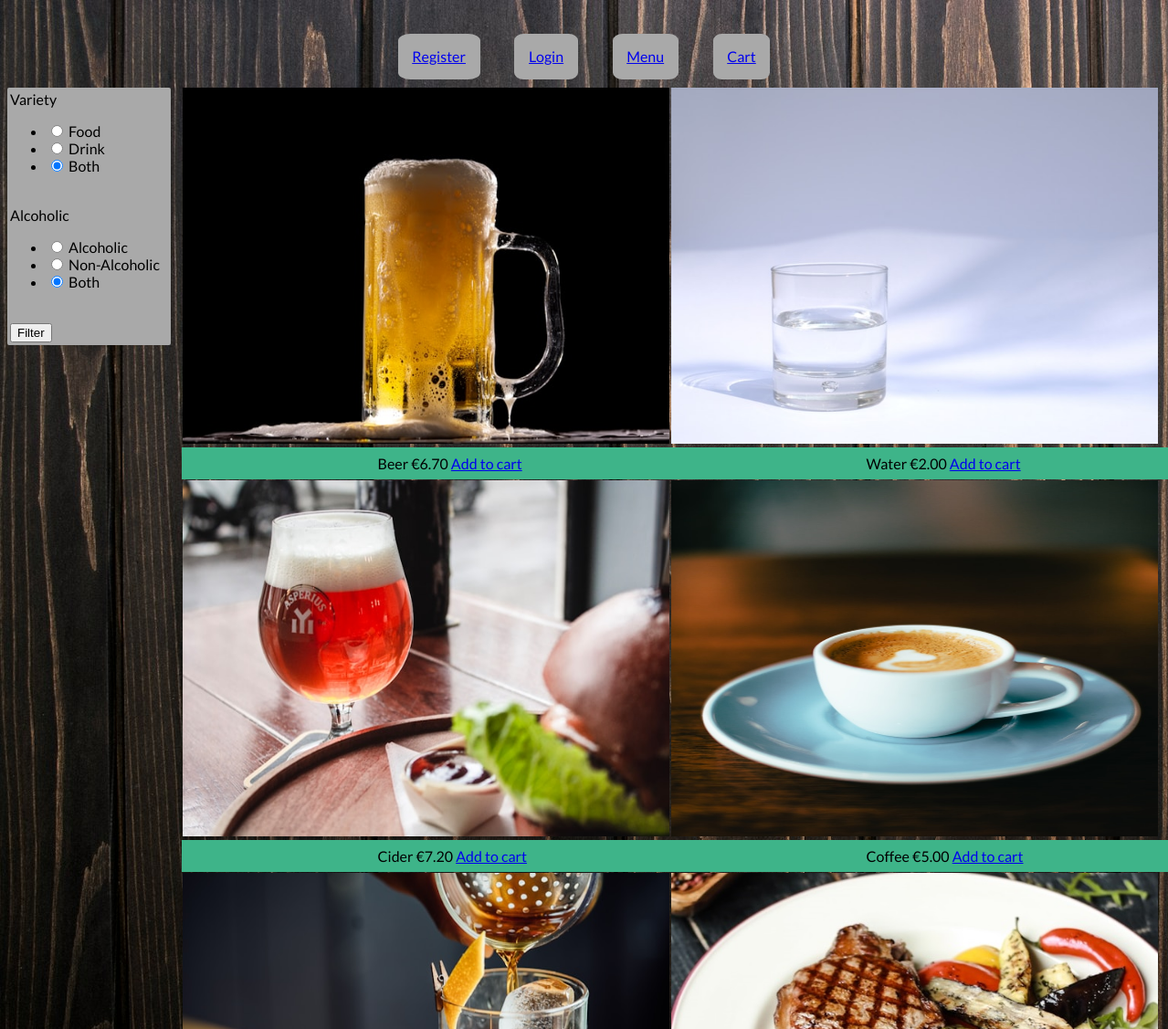
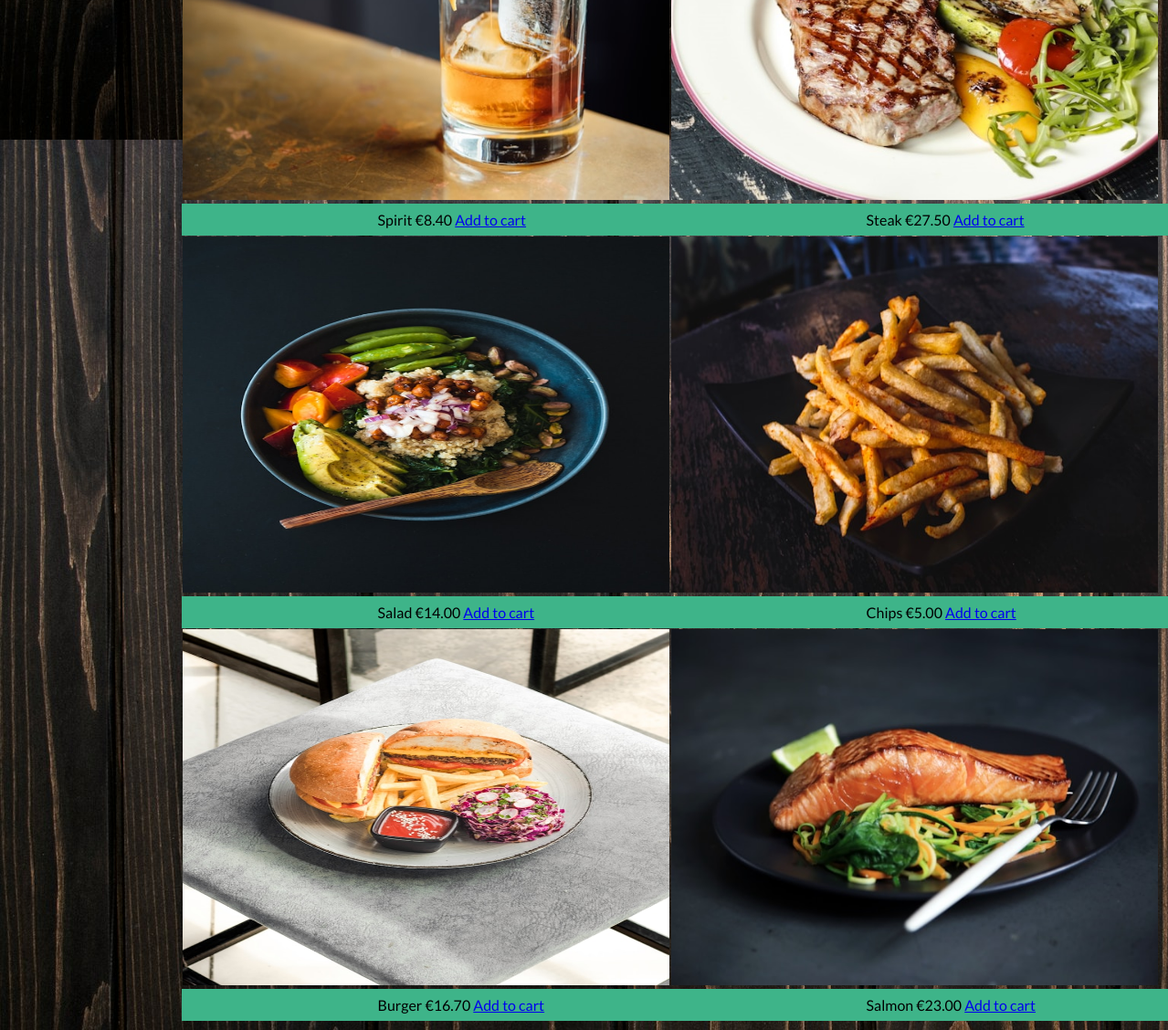
The page /menu on the database its author committed (2 pictures, top to bottom).
### tables this page shows
CREATE TABLE menu
(
    item_id INTEGER PRIMARY KEY AUTOINCREMENT,
    name TEXT NOT NULL,
    price TEXT NOT NULL,
    alcoholic TEXT NOT NULL,
    type TEXT NOT NULL,
    picture TEXT DEFAULT 'Default.jpeg'
);

### app.py (the view)
@app.route('/menu' , methods=['GET', 'POST'])
def menu():
    form = FilterForm()
    db = get_db()
    variety = form.variety.data
    alcoholic = form.alcoholic.data
    if form.validate_on_submit():
        if alcoholic == 'Both' and variety == 'Both':
            menu = db.execute('''SELECT * FROM menu''').fetchall()
        elif alcoholic == 'Both':
            menu = db.execute('''
                            SELECT * FROM menu
                            WHERE type = ?;''', (variety,)).fetchall()
        elif alcoholic == 'Alcoholic':
            if variety == 'Both':
                menu = db.execute('''
                                SELECT * FROM menu
                                WHERE alcoholic = ?;''', (alcoholic,)).fetchall()
            else:
                 menu = db.execute('''
                                SELECT * FROM menu
                                WHERE type = ?
                                AND alcoholic = ?;''', (variety, alcoholic)).fetchall()
        else:
            if variety == 'Both':
                menu = db.execute('''
                                SELECT * FROM menu
                                WHERE alcoholic = ?;''', (alcoholic,)).fetchall()
            else:
                 menu = db.execute('''
                                SELECT * FROM menu
                                WHERE type = ?
                                AND alcoholic = ?;''', (variety, alcoholic)).fetchall()
    else:
        menu = db.execute('''SELECT * FROM menu''').fetchall()
    return render_template('menu.html', menu=menu, form=form, title='Menu', stylesheet=url_for('static', filename='menu_stylesheet.css'))

### forms.py
class FilterForm(FlaskForm):
    variety = RadioField(choices=['Food', 'Drink', 'Both'],
                         default='Both')
    alcoholic = RadioField(choices=['Alcoholic', 'Non-Alcoholic', 'Both'],
                           default='Both')
    submit = SubmitField('Filter')

### app.py (called while the page is built)
@app.before_request
def load_logged_in_user():
    g.user = session.get('user_id', None)
    g.admin = session.get('admin', None)

### database.py (called while the page is built)
def get_db():
    if "db" not in g:
        g.db = sqlite3.connect(DATABASE,
            detect_types=sqlite3.PARSE_DECLTYPES
        )
        g.db.row_factory = sqlite3.Row
    return g.db

### templates/menu.html (shortened to what this page needs)
{% extends 'base.html' %}
{% block main_content %}
    <section id="menu">
        <table>
            {% for item in menu %}
                <tr>
                    <td>
                        <img src="{{ url_for('static', filename=item['picture'])}}"/>
                    </td>
                    <td class="data">
                        <p>{{ item['name'] }}    €{{ item['price'] }}    <a href="{{ url_for('add_to_cart', item_id=item['item_id'] ) }}">Add to cart</a></p>
                    </td>
                </tr>
                {% endfor %}
        </table>
    </section>
    <section id="Filter">
        <form action="" method="POST">
            {{ form.variety.label }}
            {{ form.variety() }}
            <br />
            {{ form.alcoholic.label }}
            {{ form.alcoholic() }}
            <br />
            {{ form.submit() }}
        </form>
    </section>
{% endblock %}

### templates/base.html (shortened to what this page needs)
<!DOCTYPE html>
<html>
    <head>
        <link rel="stylesheet" href="{{ stylesheet }}">
        <link rel="stylesheet" href="{{ url_for('static', filename='base.css') }}" />
    </head>
    <body>
        <header>
            <nav>
            {% if g.user %}
                <p><a href="{{ url_for('logout') }}">Logout</a></p>
            {% else %}
                <p><a href="{{ url_for('register') }}">Register</a></p>
                <p><a href="{{ url_for('login') }}">Login</a> </p>
            {% endif %}
            <p><a href="{{ url_for('menu') }}">Menu</a></p>
            <p><a href="{{ url_for('cart') }}">Cart</a></p>
            </nav>
        </header>
        {% block main_content %}
        {% endblock %}
    </body>
</html>

### static/menu_stylesheet.css (style rules this page uses)
body { display: grid; grid-template-columns: 1fr 6fr; grid-template-rows: 59px 10fr; grid-template-areas: "top top" "bottomLeft bottomRight "; grid-column-gap: 10px; grid-row-gap: 10px; margin-top: 24px; }
tr { width: 50%; }
td { display: block; }
.data { width: 580px; padding: 1.5% 0%; background-color: #3EB489; }
.data p { margin: 0% 37%; white-space: nowrap; }
img { max-width: 100%; width: 580px; height: 390px; margin: 0%; }
header { grid-area: top; }
#Filter { grid-area: bottomLeft; }
#menu { grid-area: bottomRight; }
form { color: black; border: solid 3px darkgray; background-color: darkgray; border-radius: 2px; margin-top: 3px; }

### static/base.css (style rules this page uses)
html { font-size: 16px; font-family: MainFont; }
body { background-image: url('Darkwood.jpg'); }
nav { display: flex; white-space: nowrap; justify-content: center; align-items: center; margin-bottom: 24px; }
nav p { margin: 1% 1.5%; padding: 1% 1%; border: solid darkgray; border-radius: 15%; background-color: darkgray; text-decoration: none; }

### rows shown on the page
menu: picture (picture), name "Beer", price "6.70"
menu: picture (picture), name "Water", price "2.00"
menu: picture (picture), name "Cider", price "7.20"
menu: picture (picture), name "Coffee", price "5.00"
menu: picture (picture), name "Spirit", price "8.40"
menu: picture (picture), name "Steak", price "27.50"
menu: picture (picture), name "Salad", price "14.00"
menu: picture (picture), name "Chips", price "5.00"
menu: picture (picture), name "Burger", price "16.70"
menu: picture (picture), name "Salmon", price "23.00"
